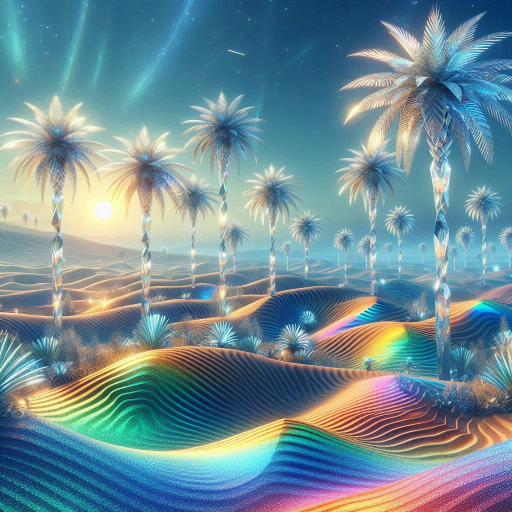
%> input picture entregable-01/input.jpeg, 1024 x 1024 px (shown at 1/2 size)
$ octave script.m   (GNU Octave 9; MATLAB toolbox functions it lacks are replaced by stand-ins)
%> lines starting %> are read from the running program, lines starting %| are printed output that depends on the picture; in (x1, y1, x2, y2) boxes, pixels count from 0 and x2, y2 are one past the last pixel; in counts of white or black regions, pixels touching at a corner belong together; the program's own positions count from 1
%% ==========================================================
% Limpiar procesos
% ===========================================================

clc, clear all, close all;


%% ==========================================================
% Leer imagen
% ===========================================================

I = imread("input.jpeg");
%> I is the input picture: size 1024x1024x3 uint8; mean R, G, B 110.9, 140.3, 148.7
I_double = im2double(I);
I_Gray = rgb2gray(I);


%% ==========================================================
% Información de la imagen
% ===========================================================

imfinfo("input.jpeg")


%% ==========================================================
% Recorte de imagen
% ===========================================================

% Definir rangos de recorte
fila_inicio = 300;
fila_fin = 479;
columna_inicio = 200;
columna_fin = 439;

I_recortada = I(fila_inicio:fila_fin, columna_inicio:columna_fin, :);
imshow(I_recortada)


%% ==========================================================
% Escala de grises
% ===========================================================

% mostrar imagen en escala de grises
imshow(I_Gray)


%% ==========================================================
% Trasformación  Gamma =2.1
% ===========================================================

% Parámetros de transformación gamma
gamma = 2.1;
c = 1;  % Constante de proporcionalidad

% Normalizar la imagen en escala de grises
I_double_gray = im2double(I_Gray);

% Aplicar transformación gamma
I_gamma_basic = c * (I_double_gray .^ gamma);

% Convertir de vuelta a uint8
I_gamma_basic = uint8(I_gamma_basic * 255);
%> I_gamma_basic: size 1024x1024 uint8

% mostrar la imagen resultante
imshow(I_gamma_basic)


%% ==========================================================
% Tranformación  Gamma =0.5
% ===========================================================

gamma = 0.5;

% Aplicar transformación gamma
I_gamma_basic_2 = c * (I_double_gray .^ gamma);
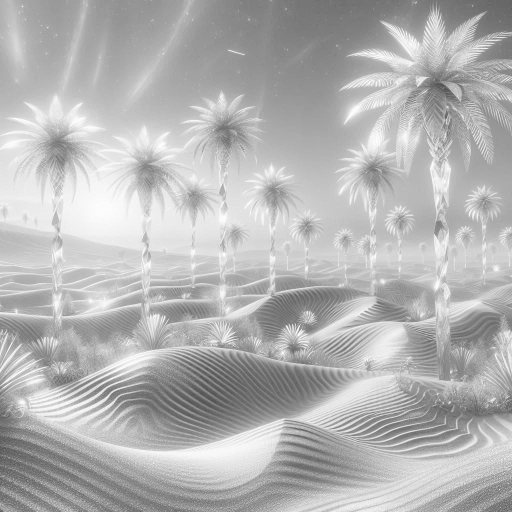
%> I_gamma_basic_2: size 1024x1024 double (shown at 1/2 size); min 0.226, max 1, mean 0.706

% Convertir de vuelta a uint8
I_gamma_basic_2 = uint8(I_gamma_basic_2 * 255);
%> I_gamma_basic_2: size 1024x1024 uint8

% mostrar la imagen resultante
imshow(I_gamma_basic_2)


%% ==========================================================
% Transformación Logarítmica
% ===========================================================

% Normalizar la imagen en [0,1]
I_double_gray = im2double(I_Gray);

% Calcular constante de normalización
c = 255 / log(1 + max(I_double_gray(:)));
%> c = 367.9

% Aplicar transformación logarítmica
I_log_basic = c * log(1 + I_double_gray);

% Convertir de vuelta a uint8
I_log_basic = uint8(I_log_basic);
%> I_log_basic: size 1024x1024 uint8

% Mostrar resultado
imshow(I_log_basic)


%% ==========================================================
% Transformación Lineal a Trozos (r1=15, r2=95, s1=10, s2=50)
% ===========================================================


% Imagen en escala de grises
I_double_gray = im2double(I_Gray);

% Parámetros normalizados
r1 = 15/255;
r2 = 95/255;
s1 = 10/255;
s2 = 50/255;

% Inicializar salida
J = zeros(size(I_double_gray));

% Segmento 1: [0, r1]
idx1 = I_double_gray <= r1;
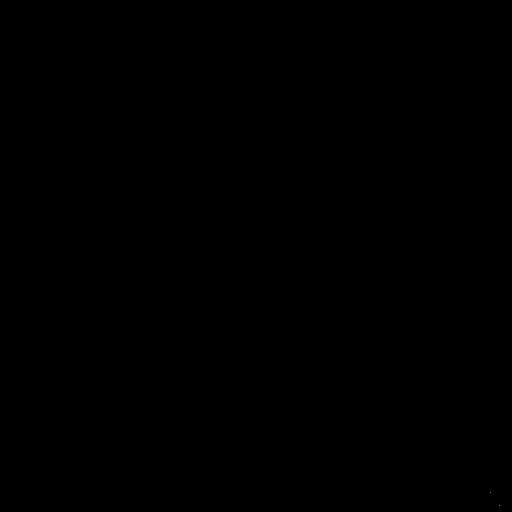
%> idx1: size 1024x1024 logical (shown at 1/2 size); 0% white in thin lines or dots, all inside (x1, y1, x2, y2) = (980, 985, 1000, 1011)
J(idx1) = (s1/r1) * I_double_gray(idx1);

% Segmento 2: (r1, r2]
idx2 = (I_double_gray > r1) & (I_double_gray <= r2);
%> idx2: size 1024x1024 logical; 27.7% white; 3997 white regions (3855 under 20 px), largest, box (x1, y1, x2, y2) and area: (377, 0, 1024, 221) 75720, (0, 773, 725, 1024) 50876, (182, 699, 684, 881) 48246
J(idx2) = ((s2-s1)/(r2-r1))*(I_double_gray(idx2)-r1) + s1;

% Segmento 3: (r2, 1]
idx3 = I_double_gray > r2;
J(idx3) = ((1-s2)/(1-r2))*(I_double_gray(idx3)-r2) + s2;

% Convertir a uint8 en el rango 0–255
J_uint8 = im2uint8(J);

% Mostrar resultado
imshow(J_uint8)


%% ==========================================================
% Transformación Lineal a Trozos (r1=15, r2=95, s1=60, s2=120)
% ===========================================================

% Imagen en escala de grises
I_double_gray = im2double(I_Gray);

% Parámetros normalizados (0–1)
r1 = 15/255;
r2 = 95/255;
s1 = 60/255;
s2 = 120/255;

% Inicializar salida
J = zeros(size(I_double_gray));

% Segmento 1: [0, r1]
idx1 = I_double_gray <= r1;
J(idx1) = (s1/r1) * I_double_gray(idx1);

% Segmento 2: (r1, r2]
idx2 = (I_double_gray > r1) & (I_double_gray <= r2);
J(idx2) = ((s2-s1)/(r2-r1)) * (I_double_gray(idx2)-r1) + s1;

% Segmento 3: (r2, 1]
idx3 = I_double_gray > r2;
J(idx3) = ((1-s2)/(1-r2)) * (I_double_gray(idx3)-r2) + s2;

% Convertir a uint8 en el rango 0–255
J_uint8 = im2uint8(J);

% Mostrar resultado

imshow(J_uint8)


%% ==========================================================
% Transformación Lineal a Trozos (r1=15, r2=95, s1=150, s2=220)
% ===========================================================

% Imagen en escala de grises
I_double_gray = im2double(I_Gray);

% Parámetros normalizados (0–1)
r1 = 15/255;
r2 = 95/255;
s1 = 150/255;
s2 = 220/255;

% Inicializar salida
J = zeros(size(I_double_gray));

% Segmento 1: [0, r1]
idx1 = I_double_gray <= r1;
J(idx1) = (s1/r1) * I_double_gray(idx1);

% Segmento 2: (r1, r2]
idx2 = (I_double_gray > r1) & (I_double_gray <= r2);
J(idx2) = ((s2-s1)/(r2-r1)) * (I_double_gray(idx2)-r1) + s1;

% Segmento 3: (r2, 1]
idx3 = I_double_gray > r2;
J(idx3) = ((1-s2)/(1-r2)) * (I_double_gray(idx3)-r2) + s2;

% Convertir a uint8 en el rango 0–255
J_uint8 = im2uint8(J);

% Mostrar resultado
imshow(J_uint8)

%% ==========================================================
% Transformación por Fraccionamiento de Gris (A=10, B=95)
% ===========================================================


% imagen en escala de grises:
I_double_gray = double(I_Gray);

% Definir umbrales
A = 10;
B = 95;

% Inicializar la imagen de salida
J = zeros(size(I_double_gray));

% Aplicar transformación
J(I_double_gray >= A & I_double_gray <= B) = 255;

% Convertir a uint8
J = uint8(J);

% Mostrar resultado
imshow(J)


%% ==========================================================
% Transformación por Fraccionamiento de Gris (A=100, B=137)
% ===========================================================

% Imagen en escala de grises
I_double_gray = double(I_Gray);

% Definir umbrales
A = 100;
B = 137;

% Inicializar la imagen de salida
J = zeros(size(I_double_gray));

% Aplicar transformación
J(I_double_gray >= A & I_double_gray <= B) = 255;
%> J: size 1024x1024 double; 25.4% white; 10386 white regions (9996 under 20 px), largest, box (x1, y1, x2, y2) and area: (0, 0, 1024, 342) 90238, (872, 219, 1024, 482) 19536, (0, 584, 485, 756) 13870

% Convertir a uint8
J = uint8(J);

% Mostrar resultado
imshow(J)


%% ==========================================================
% Transformación por Fraccionamiento de Gris (A=195, B=240)
% ===========================================================

% imagen en escala de grises
I_double_gray = double(I_Gray);
% Definir umbrales
A = 195;
B = 240;

% Inicializar la imagen de salida
J = zeros(size(I_double_gray));

% Aplicar transformación
J(I_double_gray >= A & I_double_gray <= B) = 255;
%> J: size 1024x1024 double; 13.4% white; 5453 white regions (5113 under 20 px), largest, box (x1, y1, x2, y2) and area: (0, 189, 559, 550) 61412, (174, 837, 572, 945) 11445, (593, 750, 792, 841) 3646

% Convertir a uint8
J = uint8(J);

% Mostrar resultado
imshow(J)


%% ==========================================================
% Versiones optimizadas punto 06

% Limpiar procesos
clc, clear all, close all;

% Leer imágenes
I_in = imread("punto_06\Input.tif");
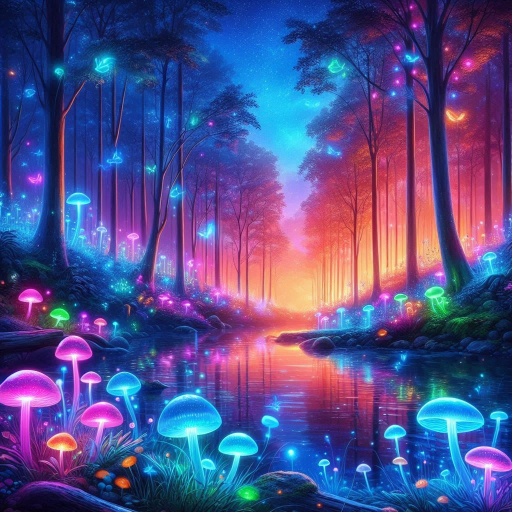
%> input picture entregable-01/punto_06/Input.tif, 1024 x 1024 px (shown at 1/2 size)
%> I_in is the input picture: size 1024x1024x3 uint8; mean R, G, B 81.6, 78, 137.8
I_out = imread("punto_06\Output.tif");
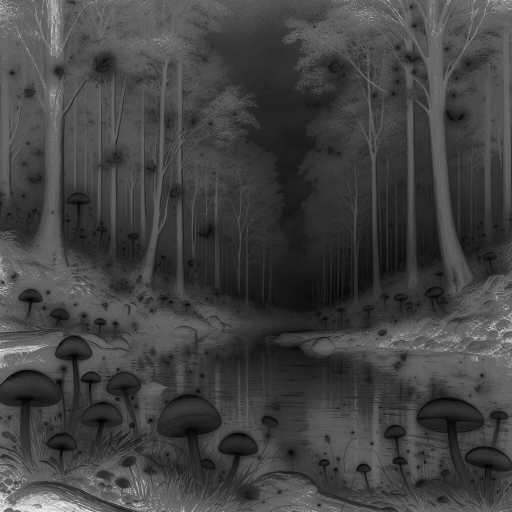
%> input picture entregable-01/punto_06/Output.tif, 1024 x 1024 px (shown at 1/2 size)
%> I_out is the input picture: size 1024x1024 uint8; min 0, max 255, mean 65.7

% Transformación a Escala de Grises
I_Gray = rgb2gray(I_in);
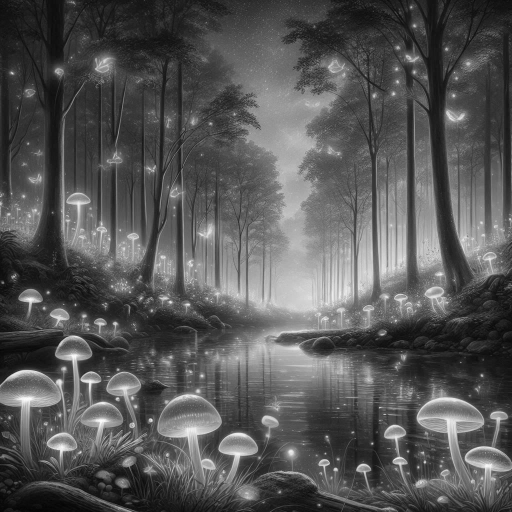
%> I_Gray: size 1024x1024 uint8 (shown at 1/2 size); min 2, max 254, mean 85.9
I_double_gray = im2double(I_Gray);

% Transformación Negativa
J = imcomplement(I_double_gray);
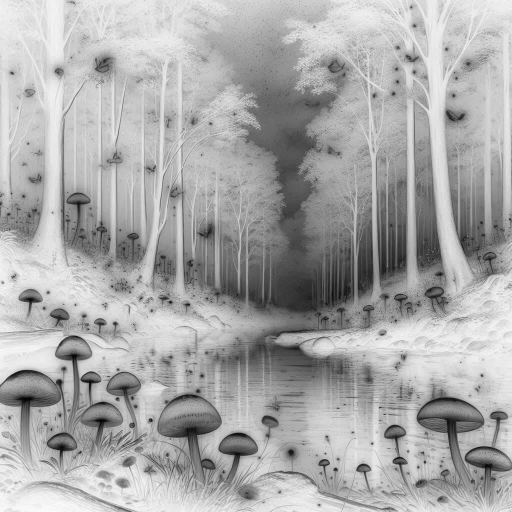
%> J: size 1024x1024 double (shown at 1/2 size); min 0.00392, max 0.992, mean 0.663

% Transformación Gamma (parámetros optimizados)
gamma = 1.0;
brightness = 1.00;
J = J * brightness;
J = J .^ gamma;

% Transformación Lineal a Trozos (ajuste final sutil)
r1 = 0.01;
r2 = 0.99;
s1 = 0;
s2 = 1;

% Inicializar salida
J_piecewise = zeros(size(J));

% Segmento único con mapeo lineal
idx_range = (J >= r1) & (J <= r2);
%> idx_range: size 1024x1024 logical; 100% white; black in thin lines or dots, all inside (x1, y1, x2, y2) = (47, 598, 204, 1024)
J_piecewise(idx_range) = ((s2-s1)/(r2-r1)) * (J(idx_range)-r1) + s1;

% Valores fuera del rango
J_piecewise(J < r1) = s1;
J_piecewise(J > r2) = s2;
%> J_piecewise: size 1024x1024 double; min 0, max 1, mean 0.666

J = J_piecewise;

% Coincidencia de histograma con imagen objetivo
J = imhistmatch(J, im2double(I_out));

% Convertir a uint8
J_uint8 = im2uint8(J);

% Calcular SSIM y mostrar resultados
ssim_val = ssim(J_uint8, I_out);
%> ssim_val = 0.987
fprintf('=== TRANSFORMACIÓN ALTERNATIVA ===\n');
fprintf('SSIM: %.4f (%.2f%%) - Gamma=%.1f, Brightness=%.2f\n', ...
    ssim_val, ssim_val*100, gamma, brightness);
%| SSIM: 0.9866 (98.66%) - Gamma=1.0, Brightness=1.00

% Visualización de resultados
figure('Position', [100 100 800 400]);
imshowpair(I_out, J_uint8, 'montage');
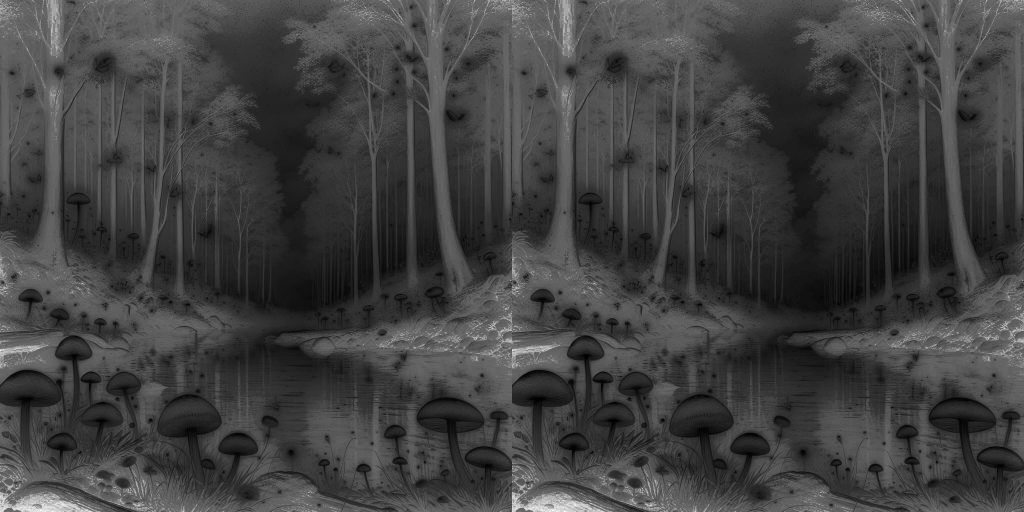
%> displayed picture: size 1024x2048, on the screen's scale of 0 to 255 (shown at 1/2 size); min 0, max 255, mean 64.8
title(sprintf('Output (referencia) vs Transformada Alternativa, SSIM=%.4f (%.2f%%)', ...
    ssim_val, ssim_val*100));
